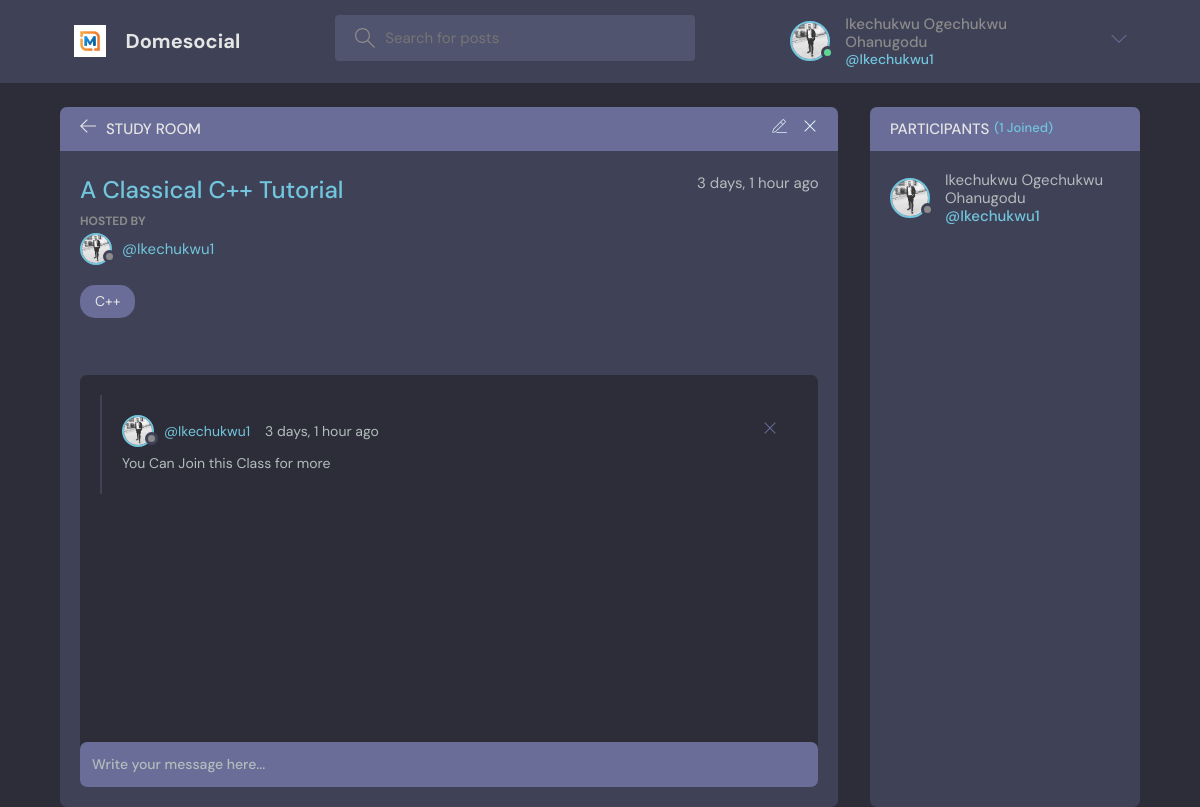
Screenshot of /room/14/ (signed in) with the database file from the repository.
### users/models.py (models this page shows, shortened)
class MyUser(AbstractBaseUser, PermissionsMixin):
    email = models.EmailField(_('email address'), unique=True)
    username = models.CharField(max_length=50)
    name = models.CharField(max_length=200, null=True)
    phone_no = models.CharField(max_length=50)
    bio = models.TextField(null=True)
    avatar = models.ImageField(null=True, default='avatar.svg')
    date_joined = models.DateTimeField(default=timezone.now)
    is_staff = models.BooleanField(default=False)
    is_active = models.BooleanField(default=True)
    is_admin = models.BooleanField(default=False)
    USERNAME_FIELD = 'email'
    REQUIRED_FIELDS = []
    objects = MyUserManager()

### jet/models.py (models this page shows, shortened)
class Room(models.Model):
    host = models.ForeignKey(User, on_delete=models.SET_NULL, null=True)
    topic = models.ForeignKey(Topic, on_delete=models.SET_NULL, null=True)
    name = models.CharField(max_length = 200)
    description = models.TextField(null = True, blank=True)
    participants = models.ManyToManyField(User, related_name='participants', blank=True)
    updated = models.DateTimeField(auto_now = True)
    created = models.DateTimeField(auto_now_add = True)
    class Meta:
        ordering =['-updated', '-created']

class Topic(models.Model):
    name = models.CharField(max_length=200)
    def __str__(self):
        return self.name

class Message(models.Model):
    user = models.ForeignKey(User, on_delete=models.CASCADE)
    room = models.ForeignKey(Room, on_delete=models.CASCADE)
    body = models.TextField()
    updated = models.DateTimeField(auto_now = True)
    created = models.DateTimeField(auto_now_add = True)
    class Meta:
        ordering =['-updated', '-created']

### jet/views.py (the view, shortened to what this page needs)
# urls.py: path('room/<int:pk>/', views.room, name='room'),
@login_required(login_url='login')
def room(request, pk):
    room = Room.objects.get(id=pk)
    room_messages = room.message_set.all().order_by('-created')
    participants = room.participants.all()
    context = {'room': room, 'room_messages': room_messages, 'participants': participants }
    return render(request, 'jet/room.html', context)

### jet/templates/jet/room.html (shortened to what this page needs)
{% extends 'base.html' %}
{% block content %}
<main class="profile-page layout layout--2">
  <div class="container">
    <div class="room">
      <div class="room__top">
        <div class="room__topLeft">
          <a href="{% url 'jet:index' %}">
            <svg version="1.1" xmlns="http://www.w3.org/2000/svg" width="32" height="32" viewBox="0 0 32 32">
              <title>arrow-left</title>
              <path
                d="M13.723 2.286l-13.723 13.714 13.719 13.714 1.616-1.611-10.96-10.96h27.625v-2.286h-27.625l10.965-10.965-1.616-1.607z">
              </path>
            </svg>
          </a>
          <h3>Study Room</h3>
        </div>
        {% if room.host == request.user %}
        <div class="room__topRight">
          <a href="{% url 'jet:update-room' room.id %}">
          </a>
          <a href="{% url 'jet:delete-room' room.id %}">
            <svg version="1.1" xmlns="http://www.w3.org/2000/svg" width="32" height="32" viewBox="0 0 32 32">
              <title>remove</title>
              <path
                d="M27.314 6.019l-1.333-1.333-9.98 9.981-9.981-9.981-1.333 1.333 9.981 9.981-9.981 9.98 1.333 1.333 9.981-9.98 9.98 9.98 1.333-1.333-9.98-9.98 9.98-9.981z">
              </path>
            </svg>
          </a>
        </div>
        {% endif %}
      </div>
      <div class="room__box scroll">
        <div class="room__header scroll">
          <div class="room__info">
            <h3>{{room.name}}</h3>
            <span>{{room.created|timesince}} ago</span>
          </div>
          <div class="room__hosted">
            <p>Hosted By</p>
            <a href="{% url 'users:user-profile' room.host.id %}" class="room__author">
              <div class="avatar avatar--small">
                <img src="{{room.host.avatar.url}}" />
              </div>
              <span>@{{room.host.username}}</span>
            </a>
          </div>
          <span class="room__topics">{{room.topic}}</span>
        </div>
        <div class="room__conversation">
          <div class="threads scroll">
            {% for message in room_messages %}
            <div class="thread">
              <div class="thread__top">
                <div class="thread__author">
                  <a href="{% url 'users:user-profile' message.user.id %}" class="thread__authorInfo">
                    <div class="avatar avatar--small">
                      <img src="{{message.user.avatar.url}}" />
                    </div>
                    <span>@{{message.user.username}}</span>
                  </a>
                  <span class="thread__date">{{message.created|timesince}} ago</span>
                </div>
                {% if request.user == message.user %}
                <a href="{% url 'jet:delete-message' message.id %}">
                  <div class="thread__delete">
                    <svg version="1.1" xmlns="http://www.w3.org/2000/svg" width="32" height="32" viewBox="0 0 32 32">
                      <title>remove</title>
                      <path
                        d="M27.314 6.019l-1.333-1.333-9.98 9.981-9.981-9.981-1.333 1.333 9.981 9.981-9.981 9.98 1.333 1.333 9.981-9.98 9.98 9.98 1.333-1.333-9.98-9.98 9.98-9.981z">
                      </path>
                    </svg>
                  </div>
                </a>
                {% endif %}
              </div>
              <div class="thread__details">
                {{message.body}}
              </div>
            </div>
            {% endfor %}
          </div>
        </div>
      </div>
      <div class="room__message">
        <form action="" method="POST">
          <input name="body" placeholder="Write your message here..." />
        </form>
      </div>
    </div>
    <div class="participants">
      <h3 class="participants__top">Participants <span>({{participants.count}} Joined)</span></h3>
      <div class="participants__list scroll">
        {% for user in participants %}
        <a href="{%  url 'users:user-profile' user.id %}" class="participant">
          <div class="avatar avatar--medium">
            <img src="{{user.avatar.url}}" />
          </div>
          <p>
            {{user.name}}
            <span>@{{user.username}}</span>
          </p>
        </a>
        {% endfor %}
      </div>
    </div>
  </div>
</main>
{% endblock content %}

### templates/navbar.html (shortened to what this page needs)
{% load static %}
<header class="header header--loggedIn">
    <div class="container">
        <a href="{% url 'jet:index' %}" class="header__logo">
            <img src="{% static 'images/logo12.jpg' %}" />
            <h1>Domesocial</h1>
        </a>
        <form class="header__search" method="GET" action="{% url 'jet:index' %}">
            <label>
                <input name="q" placeholder="Search for posts" />
            </label>
        </form>
        <nav class="header__menu">
            {% if request.user.is_authenticated %}
            <div class="header__user">
                <a href="{% url 'users:user-profile' user.id %}">
                    <div class="avatar avatar--medium active">
                        <img src="{{request.user.avatar.url}}" />
                    </div>
                    <p>{{request.user.name}} <span>@{{request.user.username}}</span></p>
                </a>
                <button class="dropdown-button">
                    <svg version="1.1" xmlns="http://www.w3.org/2000/svg" width="32" height="32" viewBox="0 0 32 32">
                        <title>chevron-down</title>
                        <path d="M16 21l-13-13h-3l16 16 16-16h-3l-13 13z"></path>
                    </svg>
                </button>
            </div>
            {% else %}
            <a href="{% url 'users:login' %}">
                <img src="{% static 'rooms/images/avatar.svg' %}" />
                <p>Login</p>
            </a>
            {% endif %}
        </nav>
    </div>
</header>

### rows the page displays
MyUser: user.avatar (picture), user.name "Ikechukwu Ogechukwu Ohanugodu", user.username "Ikechukwu1", avatar (picture), name "Ikechukwu Ogechukwu Ohanugodu", username "Ikechukwu1"

### other values shown
{{ room.name }} "A Classical C++ Tutorial"
{{ room.created|timesince }} "3 days, 1 hour"
{{ room.host.username }} "Ikechukwu1"
{{ room.topic }} "C++"
{{ message.user.username }} "Ikechukwu1"
{{ message.created|timesince }} "3 days, 1 hour"
{{ message.body }} "You Can Join this Class for more"
{{ participants.count }} "1"
